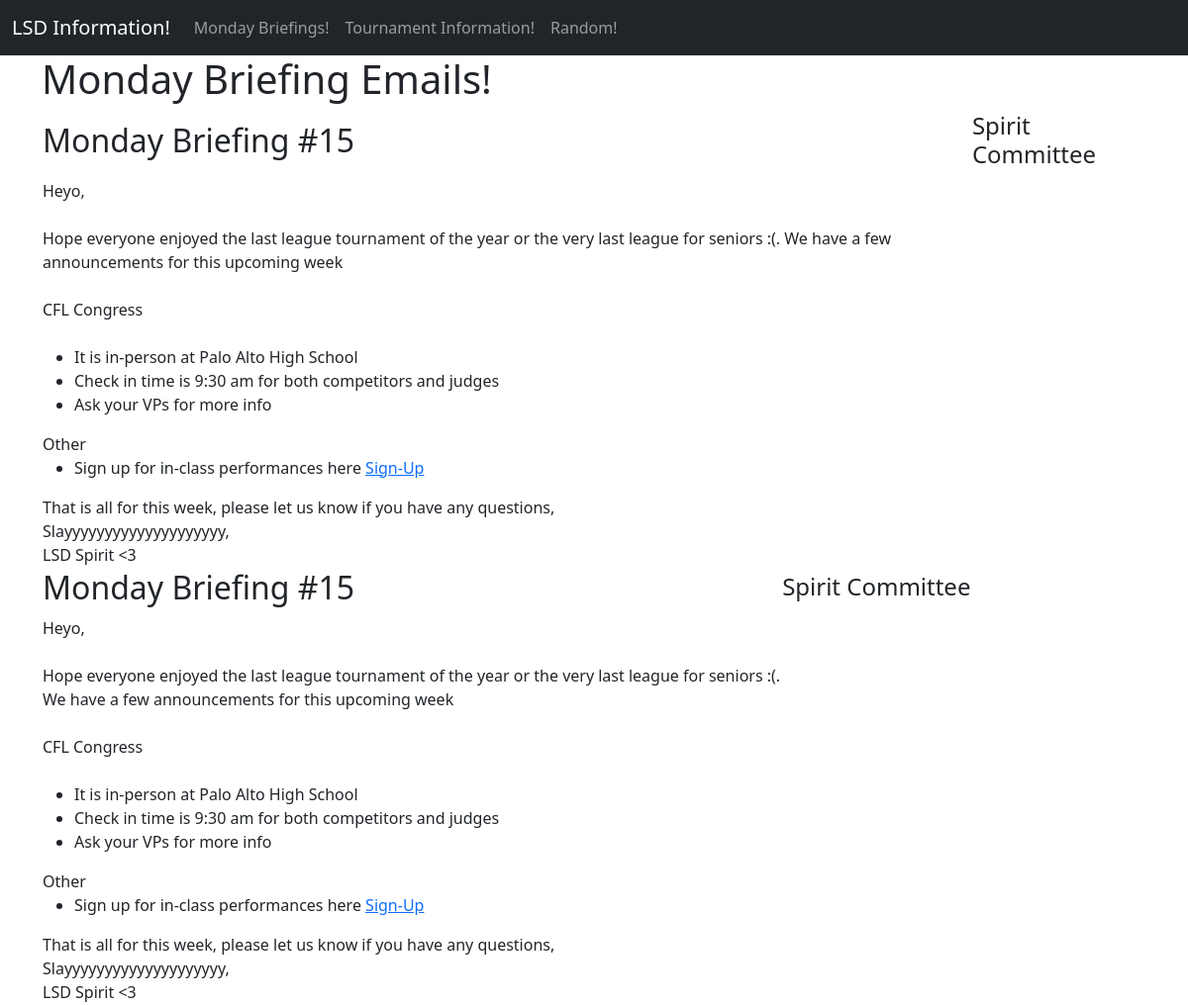
Page /monday_briefing on the committed database.
### tables this page shows
CREATE TABLE monday_briefing (subject LONGTEXT, sender LONGTEXT, body LONGTEXT);

### app.py (the view)
@app.route('/monday_briefing')
def render_monday_briefings():
    conn = get_db_connection_better("Email/emails")
    monday_briefing = conn.execute('SELECT * FROM monday_briefing').fetchall()
    monday_briefing_list = []
    for m in list(monday_briefing):
        monday_briefing_list.append(list(m))
    monday_briefing = monday_briefing_list
    return render_template("extend_emails.html", emails = monday_briefing, email_type="Monday Briefing Emails!")

### app.py (called while the page is built)
def get_db_connection_better(path):
    conn = sqlite3.connect(path +'.db')
    return conn

### templates/extend_emails.html
{% extends 'emails.html' %}
{% block content %}
<h1> {{email_type}} </h1>
    {% for email in emails %}
        <div class='post'>
            <table>
                <tr>
                    <th><h2>{{ email[0] }}</h2></th>
                    <th><h4>{{ email[1] }}</h4></th>
                </tr>
                <tr>
                    <td>{{ email[2] | safe}}</th>
                </tr>
            </table>
        </div>
    {% endfor %}
{% endblock %}

### rows in the picture
monday_briefing: subject "Monday Briefing #15", sender "Spirit Committee", body "Heyo, Hope everyone enjoyed the last league tournament of the year or the very last league for seniors :(. We have a few announcements for this upcoming week CFL Congress It is in-person at Palo Alto High School Check in time is 9:30 am for both competitors and judges Ask your VPs for more info Other Sign up for in-class performances here Sign-Up That is all for this week, please let us know if you have any questions, Slayyyyyyyyyyyyyyyyyyyy, LSD Spirit <3"
monday_briefing: subject "Monday Briefing #15", sender "Spirit Committee", body "Heyo, Hope everyone enjoyed the last league tournament of the year or the very last league for seniors :(. We have a few announcements for this upcoming week CFL Congress It is in-person at Palo Alto High School Check in time is 9:30 am for both competitors and judges Ask your VPs for more info Other Sign up for in-class performances here Sign-Up That is all for this week, please let us know if you have any questions, Slayyyyyyyyyyyyyyyyyyyy, LSD Spirit <3"

### other values in the picture
{{ email_type }} "Monday Briefing Emails!"
